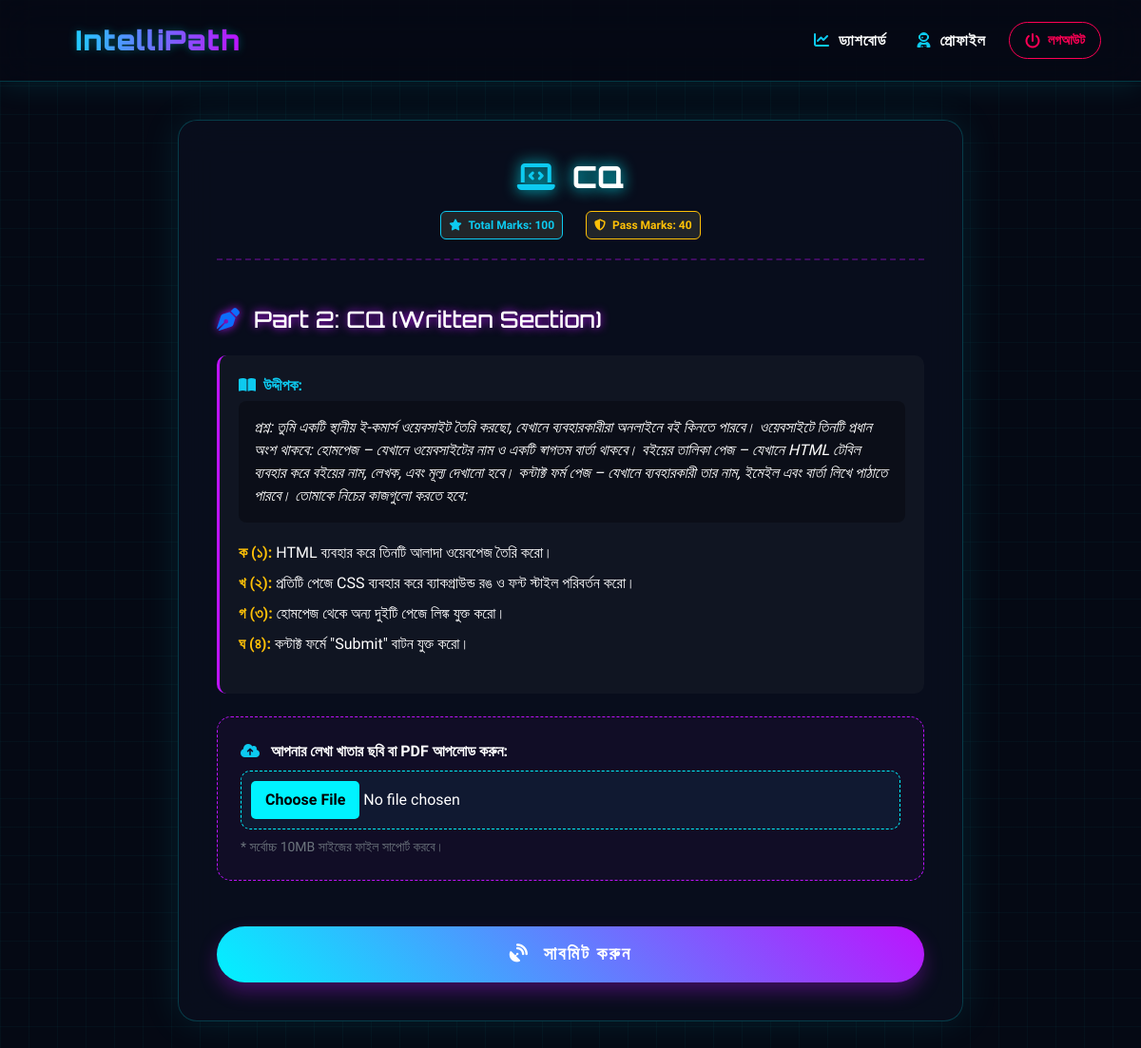
The app's page /exam/2/ (signed in) with its own data.
### students/models.py (models this page shows, shortened)
class Exam(models.Model):
    course = models.ForeignKey(
        'Course', on_delete=models.CASCADE, related_name='exams')
    title = models.CharField(max_length=255)
    description = models.TextField(blank=True, null=True)
    total_marks = models.IntegerField(default=100)
    pass_marks = models.IntegerField(default=40)
    created_at = models.DateTimeField(auto_now_add=True)

class CreativeQuestion(models.Model):
    exam = models.ForeignKey(
        Exam, on_delete=models.CASCADE, related_name='cq_questions')
    stimulus = models.TextField(help_text="উদ্দীপক বা অনুচ্ছেদ লিখুন")
    question_k = models.CharField(
        max_length=500, help_text="ক - জ্ঞানমূলক (১ মার্ক)")
    question_kh = models.CharField(
        max_length=500, help_text="খ - অনুধাবনমূলক (২ মার্ক)")
    question_g = models.CharField(
        max_length=500, help_text="গ - প্রয়োগমূলক (৩ মার্ক)")
    question_gh = models.CharField(
        max_length=500, help_text="ঘ - উচ্চতর দক্ষতামূলক (৪ মার্ক)")

### students/views.py (the view, shortened to what this page needs)
# urls.py: path('exam/<int:exam_id>/', views.take_exam, name='take_exam'),
@login_required
def take_exam(request, exam_id):
    exam = get_object_or_404(Exam, id=exam_id)
    if ExamResult.objects.filter(student=request.user, exam=exam).exists() or ExamWrittenSubmission.objects.filter(student=request.user, exam=exam).exists():
        messages.warning(request, "আপনি ইতিমধ্যে এই পরীক্ষাটি দিয়েছেন!")
        return redirect('dashboard')
    return render(request, 'students/take_exam.html', {'exam': exam})

### students/templates/students/take_exam.html (shortened to what this page needs)
{% extends 'students/base.html' %}
{% block content %}
<div class="container exam-container">
    <div class="cyber-vault">
        <div class="exam-header text-center">
            <h2 class="text-white" style="font-family: 'Orbitron'; font-weight: 800; text-shadow: 0 0 15px var(--neon-blue);">
                <i class="fas fa-laptop-code text-info me-2"></i> {{ exam.title }}
            </h2>
            <div class="d-flex justify-content-center gap-4 mt-3">
                <span class="badge bg-dark border border-info text-info p-2"><i class="fas fa-star me-1"></i> Total Marks: {{ exam.total_marks }}</span>
                <span class="badge bg-dark border border-warning text-warning p-2"><i class="fas fa-shield-alt me-1"></i> Pass Marks: {{ exam.pass_marks }}</span>
            </div>
        </div>
        <form method="POST" enctype="multipart/form-data">
            {% if exam.cq_questions.all %}
                <h4 class="text-white mt-5 mb-4" style="font-family: 'Orbitron'; text-shadow: 0 0 10px var(--neon-purple);"><i class="fas fa-pen-nib me-2 text-primary"></i> Part 2: CQ (Written Section)</h4>
                {% for cq in exam.cq_questions.all %}
                <div class="cyber-box border-purple">
                    <p class="text-info fw-bold mb-1"><i class="fas fa-book-open me-1"></i> উদ্দীপক:</p>
                    <p class="text-silver fst-italic mb-3 p-3" style="background: rgba(0,0,0,0.3); border-radius: 8px;">{{ cq.stimulus }}</p>
                    <ul class="text-white" style="list-style: none; padding-left: 0; line-height: 2;">
                        <li><strong class="text-warning">ক (১):</strong> {{ cq.question_k }}</li>
                        <li><strong class="text-warning">খ (২):</strong> {{ cq.question_kh }}</li>
                        <li><strong class="text-warning">গ (৩):</strong> {{ cq.question_g }}</li>
                        <li><strong class="text-warning">ঘ (৪):</strong> {{ cq.question_gh }}</li>
                    </ul>
                </div>
                {% endfor %}
                <div class="mt-4 p-4" style="background: rgba(188, 19, 254, 0.05); border: 1px dashed var(--neon-purple); border-radius: 15px;">
                    <label class="text-white fw-bold mb-2"><i class="fas fa-cloud-upload-alt text-info me-2"></i> আপনার লেখা খাতার ছবি বা PDF আপলোড করুন:</label>
                    <input type="file" name="cq_answer_file" class="cyber-file-input" accept=".pdf,.jpg,.jpeg,.png" required>
                    <small class="text-secondary d-block mt-2">* সর্বোচ্চ 10MB সাইজের ফাইল সাপোর্ট করবে।</small>
                </div>
            {% endif %}
            <button type="submit" class="btn-submit-exam mt-5">
                <i class="fas fa-satellite-dish me-2"></i> সাবমিট করুন
            </button>
        </form>
    </div>
</div>
{% endblock %}

### students/templates/students/base.html (style rules this page uses)
:root { --neon-blue: #00f3ff; --neon-purple: #bc13fe; --dark-bg: #050914; }
body { background-color: var(--dark-bg); font-family: 'Hind Siliguri', sans-serif; color: #fff; background-image: linear-gradient(rgba(0, 243, 255, 0.03) 1px, transparent 1px), linear-gradient(90deg, rgba(0, 243, 255, 0.03) 1px, transparent 1px); background-size: 30px 30px; background-attachment: fixed; }

### students/templates/students/take_exam.html (style rules this page uses)
.exam-container { max-width: 850px; margin: 40px auto; }
.cyber-vault { background: rgba(10, 15, 30, 0.85); backdrop-filter: blur(20px); border: 1px solid rgba(0, 243, 255, 0.2); border-radius: 20px; box-shadow: 0 0 40px rgba(0, 243, 255, 0.1); padding: 40px; }
.exam-header { border-bottom: 2px dashed rgba(188, 19, 254, 0.3); padding-bottom: 20px; margin-bottom: 30px; }
.cyber-box { background: rgba(255, 255, 255, 0.03); border-left: 3px solid var(--neon-blue); border-radius: 10px; padding: 20px; margin-bottom: 20px; transition: 0.3s; }
.border-purple { border-left-color: var(--neon-purple); }
.cyber-file-input { background: rgba(0, 243, 255, 0.05); border: 1px dashed var(--neon-blue); color: #fff; padding: 10px; border-radius: 10px; width: 100%; }
.btn-submit-exam { background: linear-gradient(45deg, #00f3ff, #bc13fe); border: none; color: white; font-weight: 800; font-size: 1.2rem; padding: 15px; border-radius: 50px; width: 100%; letter-spacing: 2px; text-transform: uppercase; transition: 0.4s; box-shadow: 0 10px 20px rgba(188, 19, 254, 0.3); }

### records on screen
Exam: title "CQ", total_marks "100", pass_marks "40"
CreativeQuestion: stimulus "প্রশ্ন: তুমি একটি স্থানীয় ই-কমার্স ওয়েবসাইট তৈরি করছো, যেখানে ব্যবহারকারীরা অনলাইনে বই কিনতে পারবে। ওয়েবসাইটে তিনটি প্রধান অংশ থাকবে: হোমপেজ – যেখানে ওয়েবসাইটের নাম ও একটি স্বাগতম বার্তা থাকবে। বইয়ের তালিকা পেজ – যেখানে HTML টেবিল ব্যবহার করে বইয়ের নাম, লেখক, এবং মূল্য দেখানো হবে। কন্টাক্ট ফর্ম পেজ – যেখানে ব্যবহারকারী তার নাম, ইমেইল এবং বার্তা লিখে পাঠাতে পারবে। তোমাকে নিচের কাজগুলো করতে হবে:", question_k "HTML ব্যবহার করে তিনটি আলাদা ওয়েবপেজ তৈরি করো।", question_kh "প্রতিটি পেজে CSS ব্যবহার করে ব্যাকগ্রাউন্ড রঙ ও ফন্ট স্টাইল পরিবর্তন করো।", question_g "হোমপেজ থেকে অন্য দুইটি পেজে লিঙ্ক যুক্ত করো।", question_gh "কন্টাক্ট ফর্মে \"Submit\" বাটন যুক্ত করো।"
